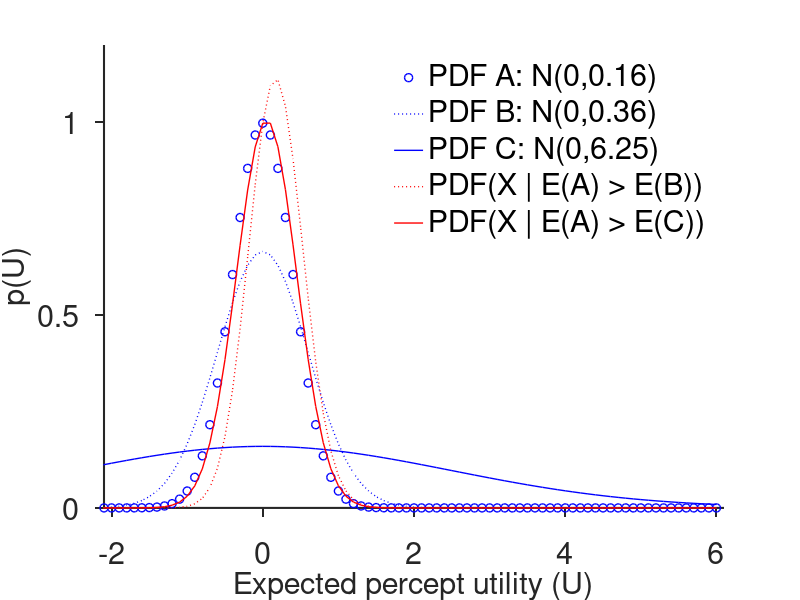

MATLAB code for this plot:
clear all; close all; Expect=zeros(10,3);
NIV=zeros(5,121); dev1=.4; dev2=.6; dev3=2.5;
for i=1:121
    x=-6.1+i*.1; A=normpdf(x,0,dev1);
    NIV(1,i)=A; NIV(2,i)=normpdf(x,0,dev2); NIV(3,i)=normpdf(x,0,dev3);
    NIV(4,i)=A*normcdf(x,0,dev2); NIV(5,i)=A*normcdf(x,0,dev3);
end
figure; hold on; XV=-6:.1:6; plot(XV,NIV(1,:),'ob','linewidth',1)
plot(XV,NIV(2,:),':b','linewidth',1); plot(XV,NIV(3,:),'b','linewidth',1)
plot(XV,NIV(4,:)*2,':r','linewidth',1); plot(XV,NIV(5,:)*2,'r','linewidth',1)
set(gca,'tickdir','out','ticklength',[.015 .015],'linewidth',1.5,'fontsize',22)
set(gca,'box','off','xlim',[-2.1 6.1],'ylim',[0 1.2],'ytick',0:.5:1);
xlabel('Expected percept utility (U)','fontsize',22); ylabel('p(U)','fontsize',22)
legend('PDF A: N(0,0.16)','PDF B: N(0,0.36)','PDF C: N(0,6.25)',...
    'PDF(X | E(A) > E(B))','PDF(X | E(A) > E(C))');
ch=get(gcf,'children'); set(ch(1),'box','off','fontsize',22,'location','Northeast')